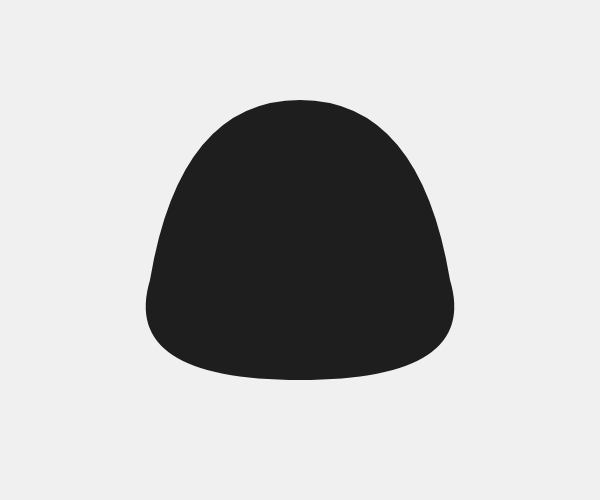
Frame 1 (no input)
Frame 60 (no input): identical to frame 1, image omitted
Frame 120 (the mouse pressed at the canvas centre since frame 60): identical to frame 1, image omitted

The p5.js sketch that drew this single still picture (run headless with seeded random() and noise() and a simulated clock; from frame 60 on, the mouse is pressed at the canvas centre):

// p5.js sketch
// ── sketch.js
// https://github.com/runemadsen/programmingdesignsystems.com/blob/master/examples/shape/custom-shapes/quad-circle.js
function setup()
{
  createCanvas(600, 500);
  background(240);

 
}

function draw() {
  background(240)
   const r = width * 0.25;
  const offset1 = 30
  const offset2 = 30
  const offset3 = 20
  noStroke();
  fill(30);
  //console.log(mouseX)
  translate(width/2, height/2);
  beginShape();
    vertex(0, -r)
    quadraticVertex(r-offset1, -r, r, 0+offset1);
    quadraticVertex(r+offset2, r-offset3, 0, r-offset3);
    quadraticVertex(-r-offset2, r-offset3, -r, 0+offset1);
    quadraticVertex(-r+offset1, -r, 0, -r);
  endShape();

  //noLoop();
}
